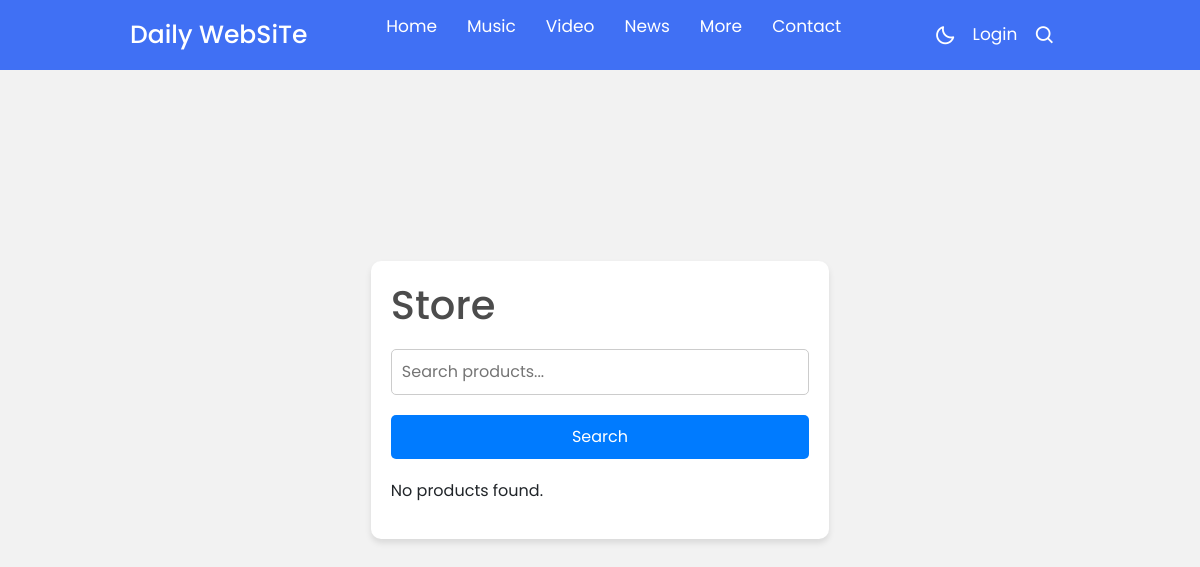
The app's page /ecommerce/Ecommerce_index, older data.
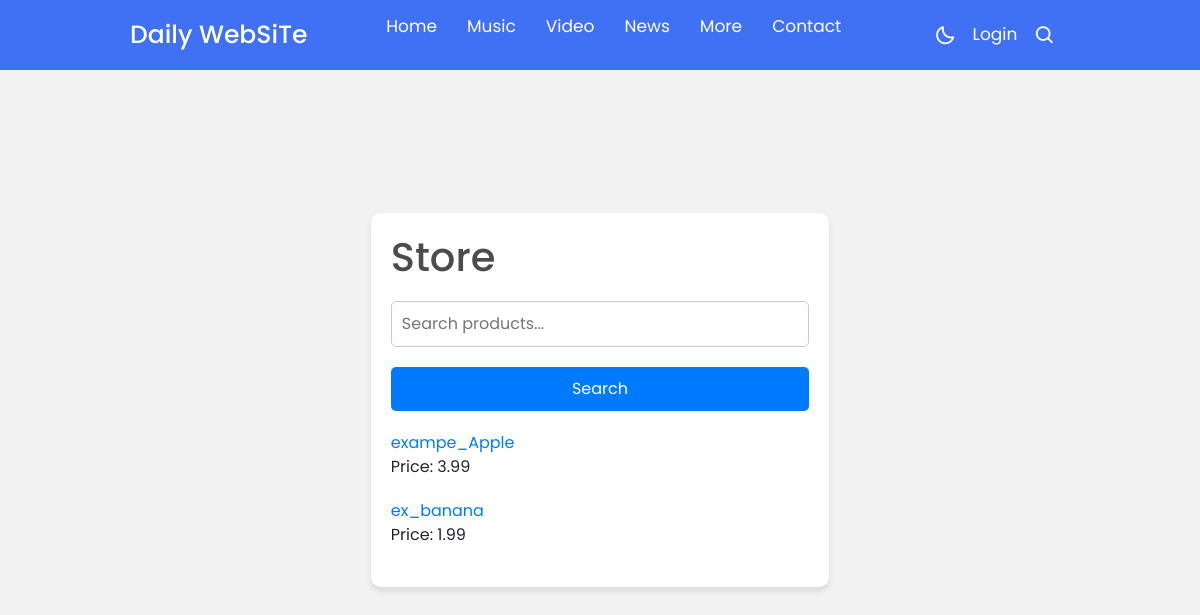
The same page, newer data.
### ecommerce/models.py (models this page shows, shortened)
class Product(models.Model):
    name = models.CharField(max_length=255)
    price = models.DecimalField(max_digits=6, decimal_places=2)
    image = models.ImageField(upload_to='product_images/')
    description = models.TextField(blank=True)

### ecommerce/views.py (the view)
# urls.py: path('Ecommerce_index', Ecommerce_index, name='Ecommerce_index'),
def Ecommerce_index(request):
    query = request.GET.get('q')
    if query:
        products = Product.objects.filter(
            Q(name__icontains=query)
        )
    else:
        products = Product.objects.all()
    context = {'products': products}
    return render(request, 'ecommerce/ecommerce_index.html', context)

### temp/ecommerce/ecommerce_index.html (shortened to what this page needs)
{% extends 'STY.html' %}
{% load static %}
{% block content %}
<link rel="stylesheet" href="{% static 'ecommerce_styles.css' %}">
{% load humanize %}
<div class="store-container">
    <h1>Store</h1>
    <form method="get" action="{% url 'ecommerce:Ecommerce_index' %}">
        <input type="text" name="q" placeholder="Search products...">
        <button type="submit">Search</button>
    </form>
    {% if products %}
        <ul>
            {% for product in products %}
                <li>
                    <a href="{% url 'ecommerce:product_detail' product.id %}">
                        {{ product.name }}
                    </a>
                    <br>
                    Price: {{ product.price|intcomma }}
                    <br>
                </li>
            {% endfor %}
        </ul>
    {% else %}
        <p>No products found.</p>
    {% endif %}
</div>
{% endblock content %}

Row changes from the older to the newer data that the page shows:
added Product: name "exampe_Apple", price "3.99"
added Product: name "ex_banana", price "1.99"
Text that changed along with them:
text no longer shown: "No products found."
